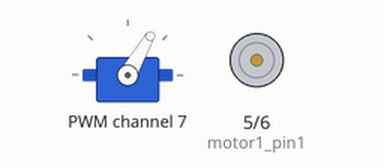
This program was run on a simulated Raspberry Pi (BCM pin numbers). Parts: servo, motor-driver pin pairs drawn as motors (green arrow = first pin HIGH = forward, orange = second pin HIGH = backward, longer = more drive, scaled by the enable pin). At 4.4 s the program stops and its outputs stay as they are.

Above: at 0.5 s.
At 2.19 s:
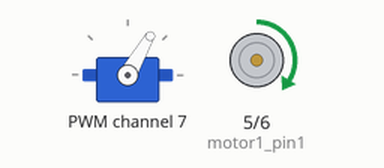
Timing chart, 0 to 3.0 s (numbered marks = the images above):
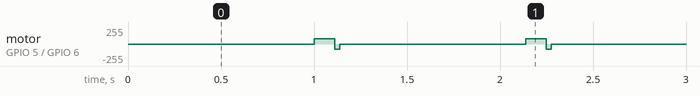

The program:

motor_hinge_test.py
```python
import RPi.GPIO as GPIO
import time
from adafruit_servokit import ServoKit

def clockwise(pin1,pin2):
        GPIO.output(pin1,GPIO.HIGH)
        GPIO.output(pin2,GPIO.LOW)

def anticlockwise(pin1,pin2):
        GPIO.output(pin1,GPIO.LOW)
        GPIO.output(pin2,GPIO.HIGH)

def stop(pin1,pin2):
        GPIO.output(pin1,GPIO.LOW)
        GPIO.output(pin2,GPIO.LOW)

motor1_pin1 = 5
motor1_pin2 = 6
en_pin = 26
pressure_pin = 7

kit = ServoKit(channels=16,frequency=50)

GPIO.setmode(GPIO.BCM)
GPIO.setup(motor1_pin1,GPIO.OUT)
GPIO.setup(motor1_pin2,GPIO.OUT)
GPIO.setup(en_pin,GPIO.OUT)

en_pwm = GPIO.PWM(en_pin, 100)
en_pwm.start(0)

kit.servo[pressure_pin].angle = 60

time.sleep(1)

stop(motor1_pin1,motor1_pin2)
en_pwm.ChangeDutyCycle(30)

for i in range(3):
        clockwise(motor1_pin1,motor1_pin2)
        time.sleep(0.11)
        stop(motor1_pin1,motor1_pin2)

        anticlockwise(motor1_pin1,motor1_pin2)
        time.sleep(0.027)
        stop(motor1_pin1,motor1_pin2)
        time.sleep(1)


GPIO.cleanup()
```

Measured:
- by itself, motor on GPIO 5 (motor1_pin1) / GPIO 6 (motor1_pin2): repeats every 1.1 s: backward 77/255 0.03 s, stopped 1.0 s, forward 77/255 0.11 s, until it stays stopped from 3.4 s
